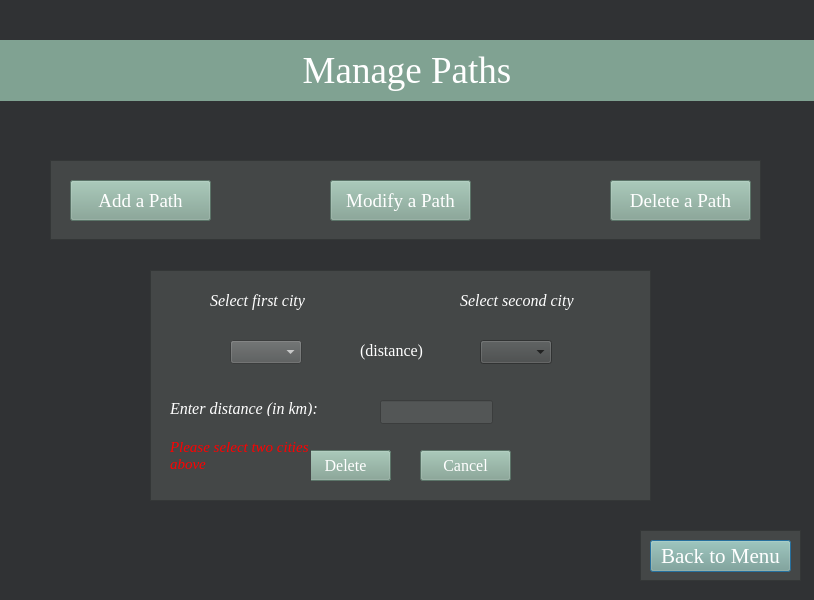
<?xml version="1.0" encoding="UTF-8"?>
<ui version="4.0">
 <class>Paths</class>
 <widget class="QDialog" name="Paths">
  <property name="geometry">
   <rect>
    <x>0</x>
    <y>0</y>
    <width>814</width>
    <height>600</height>
   </rect>
  </property>
  <property name="windowTitle">
   <string>Dialog</string>
  </property>
  <property name="styleSheet">
   <string notr="true">background-color: rgb(48, 50, 52);</string>
  </property>
  <widget class="QLabel" name="label">
   <property name="geometry">
    <rect>
     <x>0</x>
     <y>40</y>
     <width>814</width>
     <height>61</height>
    </rect>
   </property>
   <property name="font">
    <font>
     <family>Georgia</family>
     <pointsize>28</pointsize>
    </font>
   </property>
   <property name="styleSheet">
    <string notr="true">color: rgb(255, 255, 255);
background-color: rgb(128, 162, 146);</string>
   </property>
   <property name="text">
    <string>Manage Paths</string>
   </property>
   <property name="alignment">
    <set>Qt::AlignCenter</set>
   </property>
  </widget>
  <widget class="QPushButton" name="back">
   <property name="geometry">
    <rect>
     <x>650</x>
     <y>540</y>
     <width>141</width>
     <height>32</height>
    </rect>
   </property>
   <property name="font">
    <font>
     <family>Georgia</family>
     <pointsize>16</pointsize>
    </font>
   </property>
   <property name="styleSheet">
    <string notr="true">color: rgb(255, 255, 255);
background-color: rgb(128, 162, 146);</string>
   </property>
   <property name="text">
    <string>Back to Menu</string>
   </property>
  </widget>
  <widget class="QPushButton" name="addpath">
   <property name="geometry">
    <rect>
     <x>70</x>
     <y>180</y>
     <width>141</width>
     <height>41</height>
    </rect>
   </property>
   <property name="font">
    <font>
     <family>Georgia</family>
     <pointsize>14</pointsize>
    </font>
   </property>
   <property name="styleSheet">
    <string notr="true">color: rgb(255, 255, 255);
background-color: rgb(128, 162, 146);</string>
   </property>
   <property name="text">
    <string>Add a Path</string>
   </property>
  </widget>
  <widget class="QPushButton" name="modifypath">
   <property name="geometry">
    <rect>
     <x>330</x>
     <y>180</y>
     <width>141</width>
     <height>41</height>
    </rect>
   </property>
   <property name="font">
    <font>
     <family>Georgia</family>
     <pointsize>14</pointsize>
    </font>
   </property>
   <property name="styleSheet">
    <string notr="true">color: rgb(255, 255, 255);
background-color: rgb(128, 162, 146);</string>
   </property>
   <property name="text">
    <string>Modify a Path</string>
   </property>
  </widget>
  <widget class="QPushButton" name="deletepath">
   <property name="geometry">
    <rect>
     <x>610</x>
     <y>180</y>
     <width>141</width>
     <height>41</height>
    </rect>
   </property>
   <property name="font">
    <font>
     <family>Georgia</family>
     <pointsize>14</pointsize>
    </font>
   </property>
   <property name="styleSheet">
    <string notr="true">color: rgb(255, 255, 255);
background-color: rgb(128, 162, 146);</string>
   </property>
   <property name="text">
    <string>Delete a Path</string>
   </property>
  </widget>
  <widget class="QFrame" name="frame">
   <property name="geometry">
    <rect>
     <x>150</x>
     <y>270</y>
     <width>501</width>
     <height>231</height>
    </rect>
   </property>
   <property name="styleSheet">
    <string notr="true">background-color: rgb(68, 71, 71);
</string>
   </property>
   <property name="frameShape">
    <enum>QFrame::StyledPanel</enum>
   </property>
   <property name="frameShadow">
    <enum>QFrame::Raised</enum>
   </property>
   <widget class="QLabel" name="label_2">
    <property name="geometry">
     <rect>
      <x>60</x>
      <y>20</y>
      <width>131</width>
      <height>21</height>
     </rect>
    </property>
    <property name="font">
     <font>
      <family>Georgia</family>
      <pointsize>12</pointsize>
      <italic>true</italic>
     </font>
    </property>
    <property name="styleSheet">
     <string notr="true">color: rgb(255, 255, 255);</string>
    </property>
    <property name="text">
     <string>Select first city</string>
    </property>
   </widget>
   <widget class="QLabel" name="label_3">
    <property name="geometry">
     <rect>
      <x>310</x>
      <y>20</y>
      <width>141</width>
      <height>21</height>
     </rect>
    </property>
    <property name="font">
     <font>
      <family>Georgia</family>
      <pointsize>12</pointsize>
      <italic>true</italic>
     </font>
    </property>
    <property name="styleSheet">
     <string notr="true">color: rgb(255, 255, 255);</string>
    </property>
    <property name="text">
     <string>Select second city</string>
    </property>
   </widget>
   <widget class="QComboBox" name="sourcebox">
    <property name="geometry">
     <rect>
      <x>80</x>
      <y>70</y>
      <width>72</width>
      <height>24</height>
     </rect>
    </property>
    <property name="styleSheet">
     <string notr="true">background-color: rgb(83, 86, 86);
color: rgb(255, 255, 255);</string>
    </property>
   </widget>
   <widget class="QComboBox" name="destbox">
    <property name="geometry">
     <rect>
      <x>330</x>
      <y>70</y>
      <width>72</width>
      <height>24</height>
     </rect>
    </property>
   </widget>
   <widget class="QLabel" name="distlabel">
    <property name="geometry">
     <rect>
      <x>210</x>
      <y>70</y>
      <width>71</width>
      <height>21</height>
     </rect>
    </property>
    <property name="font">
     <font>
      <family>Georgia</family>
      <pointsize>12</pointsize>
     </font>
    </property>
    <property name="styleSheet">
     <string notr="true">color: rgb(255, 255, 255);</string>
    </property>
    <property name="text">
     <string>(distance)</string>
    </property>
   </widget>
   <widget class="QPushButton" name="add">
    <property name="geometry">
     <rect>
      <x>150</x>
      <y>180</y>
      <width>91</width>
      <height>31</height>
     </rect>
    </property>
    <property name="font">
     <font>
      <family>Georgia</family>
      <pointsize>12</pointsize>
     </font>
    </property>
    <property name="styleSheet">
     <string notr="true">color: rgb(255, 255, 255);
background-color: rgb(128, 162, 146);</string>
    </property>
    <property name="text">
     <string>Add</string>
    </property>
   </widget>
   <widget class="QPushButton" name="modify">
    <property name="geometry">
     <rect>
      <x>150</x>
      <y>180</y>
      <width>91</width>
      <height>31</height>
     </rect>
    </property>
    <property name="font">
     <font>
      <family>Georgia</family>
      <pointsize>12</pointsize>
     </font>
    </property>
    <property name="styleSheet">
     <string notr="true">color: rgb(255, 255, 255);
background-color: rgb(128, 162, 146);</string>
    </property>
    <property name="text">
     <string>Modify</string>
    </property>
   </widget>
   <widget class="QPushButton" name="delete1">
    <property name="geometry">
     <rect>
      <x>150</x>
      <y>180</y>
      <width>91</width>
      <height>31</height>
     </rect>
    </property>
    <property name="font">
     <font>
      <family>Georgia</family>
      <pointsize>12</pointsize>
     </font>
    </property>
    <property name="styleSheet">
     <string notr="true">color: rgb(255, 255, 255);
background-color: rgb(128, 162, 146);</string>
    </property>
    <property name="text">
     <string>Delete</string>
    </property>
   </widget>
   <widget class="QLabel" name="newdistlabel">
    <property name="geometry">
     <rect>
      <x>20</x>
      <y>130</y>
      <width>221</width>
      <height>16</height>
     </rect>
    </property>
    <property name="font">
     <font>
      <family>Georgia</family>
      <pointsize>12</pointsize>
      <italic>true</italic>
     </font>
    </property>
    <property name="styleSheet">
     <string notr="true">color: rgb(255, 255, 255);</string>
    </property>
    <property name="text">
     <string>Enter new distance (in km):</string>
    </property>
   </widget>
   <widget class="QLineEdit" name="distedit">
    <property name="geometry">
     <rect>
      <x>230</x>
      <y>130</y>
      <width>113</width>
      <height>24</height>
     </rect>
    </property>
    <property name="styleSheet">
     <string notr="true">background-color: rgb(83, 86, 86);
color: rgb(255, 255, 255);</string>
    </property>
   </widget>
   <widget class="QPushButton" name="cancel">
    <property name="geometry">
     <rect>
      <x>270</x>
      <y>180</y>
      <width>91</width>
      <height>31</height>
     </rect>
    </property>
    <property name="font">
     <font>
      <family>Georgia</family>
      <pointsize>12</pointsize>
     </font>
    </property>
    <property name="styleSheet">
     <string notr="true">color: rgb(255, 255, 255);
background-color: rgb(128, 162, 146);</string>
    </property>
    <property name="text">
     <string>Cancel</string>
    </property>
   </widget>
   <widget class="QLabel" name="enterdistlabel">
    <property name="geometry">
     <rect>
      <x>20</x>
      <y>130</y>
      <width>181</width>
      <height>16</height>
     </rect>
    </property>
    <property name="font">
     <font>
      <family>Georgia</family>
      <pointsize>12</pointsize>
      <italic>true</italic>
     </font>
    </property>
    <property name="styleSheet">
     <string notr="true">color: rgb(255, 255, 255);</string>
    </property>
    <property name="text">
     <string>Enter distance (in km):</string>
    </property>
   </widget>
   <widget class="QLabel" name="errorlabel">
    <property name="geometry">
     <rect>
      <x>20</x>
      <y>160</y>
      <width>141</width>
      <height>51</height>
     </rect>
    </property>
    <property name="font">
     <font>
      <family>Georgia</family>
      <pointsize>11</pointsize>
      <italic>true</italic>
     </font>
    </property>
    <property name="styleSheet">
     <string notr="true">color: rgb(255, 0, 0);</string>
    </property>
    <property name="text">
     <string>Please select two cities and enter a distance above</string>
    </property>
    <property name="wordWrap">
     <bool>true</bool>
    </property>
   </widget>
   <widget class="QLabel" name="errorlabel_2">
    <property name="geometry">
     <rect>
      <x>20</x>
      <y>160</y>
      <width>141</width>
      <height>51</height>
     </rect>
    </property>
    <property name="font">
     <font>
      <family>Georgia</family>
      <pointsize>11</pointsize>
      <italic>true</italic>
     </font>
    </property>
    <property name="styleSheet">
     <string notr="true">color: rgb(255, 0, 0);</string>
    </property>
    <property name="text">
     <string>Please select two cities above</string>
    </property>
    <property name="wordWrap">
     <bool>true</bool>
    </property>
   </widget>
  </widget>
  <widget class="QFrame" name="frame_2">
   <property name="geometry">
    <rect>
     <x>640</x>
     <y>530</y>
     <width>161</width>
     <height>51</height>
    </rect>
   </property>
   <property name="styleSheet">
    <string notr="true">background-color: rgb(68, 71, 71);</string>
   </property>
   <property name="frameShape">
    <enum>QFrame::StyledPanel</enum>
   </property>
   <property name="frameShadow">
    <enum>QFrame::Raised</enum>
   </property>
  </widget>
  <widget class="QFrame" name="frame_3">
   <property name="geometry">
    <rect>
     <x>50</x>
     <y>160</y>
     <width>711</width>
     <height>80</height>
    </rect>
   </property>
   <property name="styleSheet">
    <string notr="true">background-color: rgb(68, 71, 71);</string>
   </property>
   <property name="frameShape">
    <enum>QFrame::StyledPanel</enum>
   </property>
   <property name="frameShadow">
    <enum>QFrame::Raised</enum>
   </property>
  </widget>
  <zorder>frame_3</zorder>
  <zorder>frame_2</zorder>
  <zorder>frame</zorder>
  <zorder>label</zorder>
  <zorder>back</zorder>
  <zorder>addpath</zorder>
  <zorder>modifypath</zorder>
  <zorder>deletepath</zorder>
 </widget>
 <resources/>
 <connections/>
</ui>
